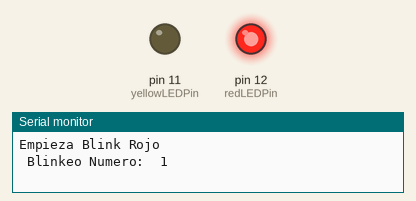
Simulated run of this sketch. Board: Arduino Uno, built with avr-gcc and run on an emulated ATmega328P. On the bench: output pins drawn as LEDs (lit = HIGH), the last lines printed to the serial monitor.

Above: at 0.12 s.
At 4.12 s:
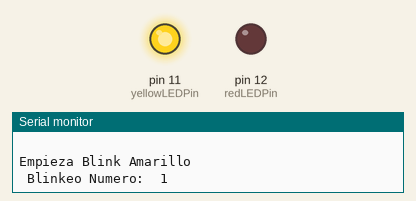
At 7.87 s:
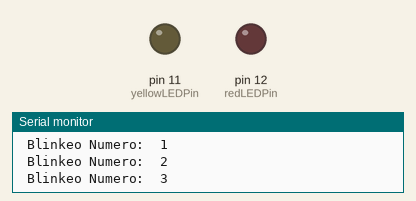
Timing chart, 0 to 8.5 s (numbered marks = the images above):
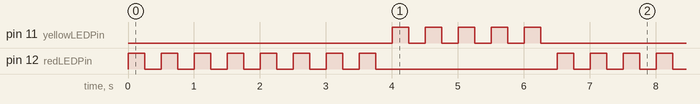

The sketch:

SerialCom2Leds.ino
```cpp
//variables globales
int redLEDPin=12;
int rWaitTimeOn=250;
int rWaitTimeOff=250;
int yellowLEDPin=11;
int yWaitTimeOn=250;
int yWaitTimeOff=250;
int repsr=8;
int repsy=5;

void setup() {
  // put your setup code here, to run once:
Serial.begin(9600);
pinMode(redLEDPin,OUTPUT);
pinMode(yellowLEDPin,OUTPUT);
}

void loop() {
  // put your main code here, to run repeatedly:
Serial.println("Empieza Blink Rojo");
 for(int j=1;j<=repsr;j=j+1){
Serial.print(" Blinkeo Numero:  ");
Serial.println(j);
digitalWrite(redLEDPin,HIGH);
delay(rWaitTimeOn);
digitalWrite(redLEDPin,LOW);
delay(rWaitTimeOff);
  }

Serial.println("  ");

Serial.println("Empieza Blink Amarillo");
for(int j=1;j<=repsy;j=j+1){
  Serial.print(" Blinkeo Numero:  ");
Serial.println(j);
digitalWrite(yellowLEDPin,HIGH);
delay(yWaitTimeOn);
digitalWrite(yellowLEDPin,LOW);
delay(yWaitTimeOff);
}

Serial.println("  ");
}
```

Measured:
- by itself, pin 11 (yellowLEDPin): repeats every 6.5 s: 4 × (LOW 0.25 s, HIGH 0.25 s), LOW 4.3 s, HIGH 0.25 s
- by itself, pin 12 (redLEDPin): repeats every 6.5 s: 7 × (LOW 0.25 s, HIGH 0.25 s), LOW 2.8 s, HIGH 0.25 s
- by itself, everything shown: repeats every 6.5 s, in 26 steps
